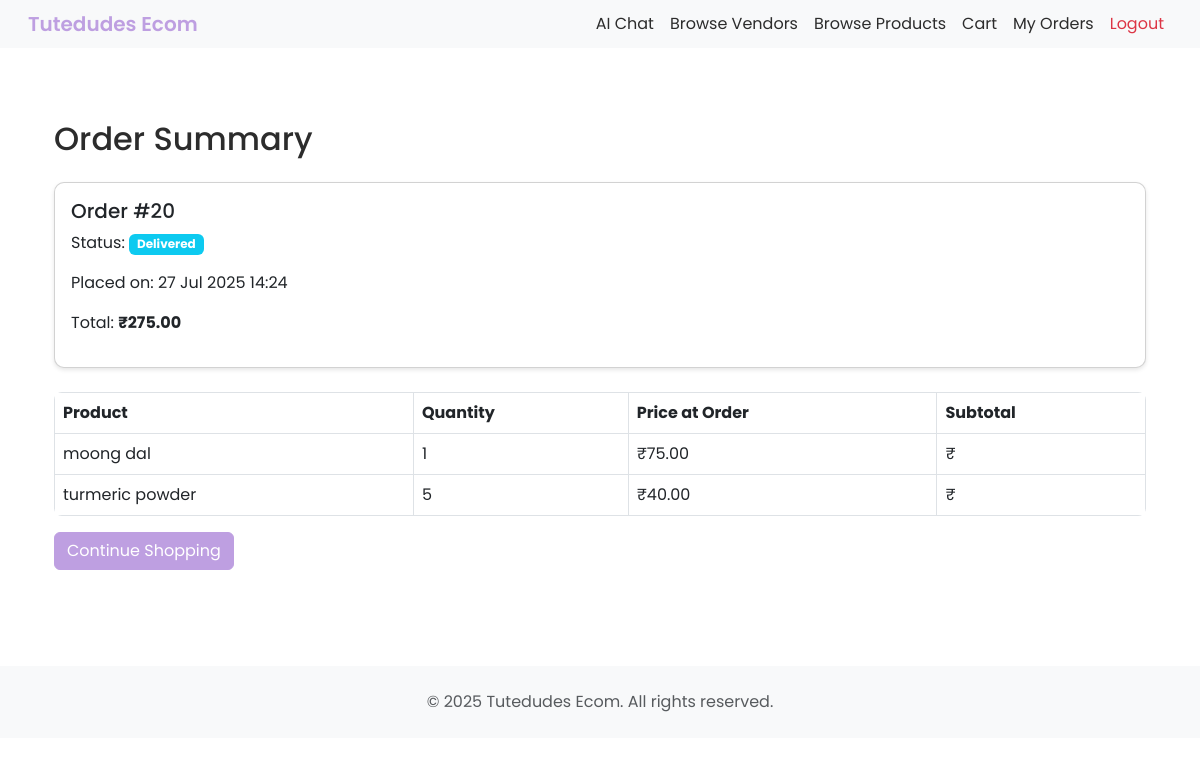
The page /retailer/order/summary/ (signed in) on the database its author committed.
### ecomApp/models.py (models this page shows, shortened)
class Order(models.Model):
    STATUS_CHOICES = [
        ('pending', 'Pending'),
        ('processing', 'Processing'),
        ('dispatched', 'Dispatched'),
        ('delivered', 'Delivered'),
        ('cancelled', 'Cancelled'),
    ]
    retailer = models.ForeignKey(settings.AUTH_USER_MODEL, on_delete=models.CASCADE, related_name='orders')
    created_at = models.DateTimeField(auto_now_add=True)
    total_price = models.DecimalField(max_digits=10, decimal_places=2)
    status = models.CharField(max_length=20, choices=STATUS_CHOICES, default='pending')

class OrderItem(models.Model):
    order = models.ForeignKey(Order, on_delete=models.CASCADE, related_name='items')
    product = models.ForeignKey(Product, on_delete=models.CASCADE)
    vendor = models.ForeignKey(settings.AUTH_USER_MODEL, on_delete=models.CASCADE, limit_choices_to={'is_vendor': True}, related_name='order_items', null=True, blank=True)
    quantity = models.PositiveIntegerField()
    price_at_order_time = models.DecimalField(max_digits=10, decimal_places=2)
    delivered = models.BooleanField(default=False)
    added_by = models.CharField(max_length=10, choices=[('AI', 'AI'), ('Manual', 'Manual')], default='Manual')

class Product(models.Model):
    vendor = models.ForeignKey(settings.AUTH_USER_MODEL, on_delete=models.CASCADE, limit_choices_to={'is_vendor': True}, related_name='products')
    category = models.ForeignKey('Category', on_delete=models.SET_NULL, null=True, blank=True, related_name='products')
    name = models.CharField(max_length=255)
    description = models.TextField(blank=True)
    price = models.DecimalField(max_digits=10, decimal_places=2)
    quantity = models.PositiveIntegerField()
    image = models.ImageField(upload_to='product_images/', blank=True, null=True)
    available = models.BooleanField(default=True)
    created_at = models.DateTimeField(auto_now_add=True)
    updated_at = models.DateTimeField(auto_now=True)

### ecomApp/views.py (the view)
# urls.py: path('retailer/order/summary/', views.order_summary, name='order_summary'),
@login_required
@user_passes_test(is_retailer, login_url='/')
def order_summary(request):
    from .models import Order
    order = Order.objects.filter(retailer=request.user).order_by('-created_at').first()
    return render(request, 'order_summary.html', {'order': order})

### ecomApp/views.py (called while the page is built)
def is_retailer(user):
    return user.is_authenticated and getattr(user, 'is_retailer', False)

### ecomApp/templates/order_summary.html (shortened to what this page needs)
{% extends "base.html" %}
{% block content %}
<div class="container py-5">
    <h2 class="mb-4">Order Summary</h2>
    {% if order %}
        <div class="card mb-4">
            <div class="card-body">
                <h5 class="card-title">Order #{{ order.id }}</h5>
                <p>Status: <span class="badge bg-info">{{ order.get_status_display }}</span></p>
                <p>Placed on: {{ order.created_at|date:"d M Y H:i" }}</p>
                <p>Total: <strong>₹{{ order.total_price }}</strong></p>
            </div>
        </div>
        <table class="table table-bordered">
            <thead>
                <tr>
                    <th>Product</th>
                    <th>Quantity</th>
                    <th>Price at Order</th>
                    <th>Subtotal</th>
                </tr>
            </thead>
            <tbody>
                {% for item in order.items.all %}
                <tr>
                    <td>{{ item.product.name }}</td>
                    <td>{{ item.quantity }}</td>
                    <td>₹{{ item.price_at_order_time }}</td>
                    <td>₹{{ item.price_at_order_time|floatformat:2|add:item.quantity|floatformat:2 }}</td>
                </tr>
                {% endfor %}
            </tbody>
        </table>
        <a href="/retailer/products/" class="btn btn-primary">Continue Shopping</a>
    {% else %}
        <div class="alert alert-info">No recent orders found.</div>
        <a href="/retailer/products/" class="btn btn-primary">Browse Products</a>
    {% endif %}
</div>
{% endblock %}

### ecomApp/static/css/style.css (style rules this page uses)
:root { --color-primary: #BE9FE1; --color-primary-hover: #A98BC9; --color-primary-disabled: rgba(190,159,225,0.8); --color-accent-light: #E1CCEC; --color-accent-medium: #C9B6E4; --color-bg: #FFFFFF; --color-bg-secondary: #F1F1F6; --color-text: #2C2C2C; --color-text-secondary: #6C757D; }
body { font-family: 'Poppins', sans-serif ; }
.btn-primary { background-color: var(--color-primary) ; border-color: var(--color-primary) ; }
.card { border-radius: 10px; box-shadow: 0 2px 4px rgba(0,0,0,0.1); transition: transform 0.2s; }
.table { border-radius: 8px; overflow: hidden; }
.btn { border-radius: 6px; }
body { background: var(--color-bg); color: var(--color-text); }
a { color: var(--color-primary); }
html, body { height: 100%; }
body { display: flex; flex-direction: column; }

### ecomApp/templates/base.html (style rules this page uses)
body { font-family: 'Poppins', sans-serif !important; }

### rows shown on the page
Order: id "20", status "Delivered", created_at "27 Jul 2025 14:24", total_price "275.00"
OrderItem: product.name "moong dal", quantity "1", price_at_order_time "75.00"
OrderItem: product.name "turmeric powder", quantity "5", price_at_order_time "40.00"
